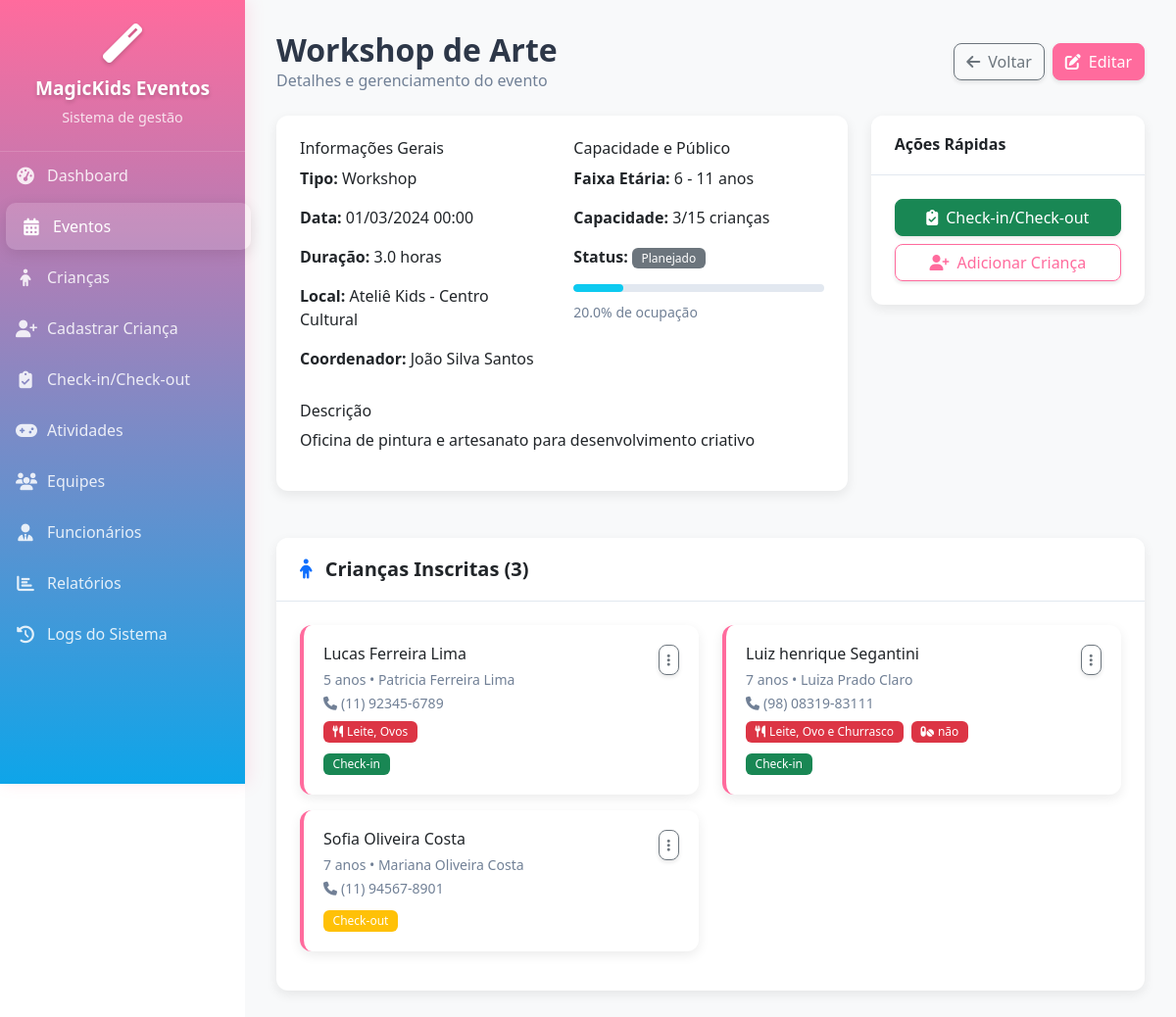
/models/eventos.php?id=3 (signed in), run on the app's committed database.
### tables this page shows
CREATE TABLE IF NOT EXISTS `eventos` (
  `id` int(11) NOT NULL AUTO_INCREMENT,
  `nome` varchar(255) NOT NULL,
  `tipo_evento` enum('Festa Infantil','Aniversário','Workshop','Acampamento','Gincana','Show Infantil','Outro') DEFAULT 'Festa Infantil',
  `faixa_etaria_min` int(3) DEFAULT 3,
  `faixa_etaria_max` int(3) DEFAULT 12,
  `capacidade_maxima` int(4) DEFAULT 50,
  `local_evento` text DEFAULT NULL,
  `duracao_horas` decimal(3,1) DEFAULT 4.0,
  `descricao` text DEFAULT NULL,
  `data_inicio` date DEFAULT NULL,
  `data_fim_evento` date DEFAULT NULL,
  `status` enum('planejado','em_andamento','concluido','cancelado') DEFAULT 'planejado',
  `coordenador_id` int(11) DEFAULT NULL,
  `data_criacao` timestamp NOT NULL DEFAULT current_timestamp(),
  `data_atualizacao` timestamp NOT NULL DEFAULT current_timestamp() ON UPDATE current_timestamp(),
  PRIMARY KEY (`id`),
  KEY `gerente_id` (`coordenador_id`),
  CONSTRAINT `eventos_ibfk_1` FOREIGN KEY (`coordenador_id`) REFERENCES `usuarios` (`id`)
);

CREATE TABLE IF NOT EXISTS `usuarios` (
  `id` int(11) NOT NULL AUTO_INCREMENT,
  `nome_completo` varchar(255) NOT NULL,
  `cpf` varchar(14) NOT NULL,
  `email` varchar(255) NOT NULL,
  `cargo` varchar(100) DEFAULT NULL,
  `login` varchar(50) NOT NULL,
  `senha` varchar(255) NOT NULL,
  `perfil` enum('administrador','coordenador','animador','monitor','auxiliar') NOT NULL,
  `data_criacao` timestamp NOT NULL DEFAULT current_timestamp(),
  `data_atualizacao` timestamp NOT NULL DEFAULT current_timestamp() ON UPDATE current_timestamp(),
  PRIMARY KEY (`id`),
  UNIQUE KEY `cpf` (`cpf`),
  UNIQUE KEY `email` (`email`),
  UNIQUE KEY `login` (`login`)
);

CREATE TABLE IF NOT EXISTS `evento_criancas` (
  `id` int(11) NOT NULL AUTO_INCREMENT,
  `evento_id` int(11) NOT NULL,
  `crianca_id` int(11) NOT NULL,
  `status_participacao` enum('Inscrito','Confirmado','Check-in','Check-out','Cancelado') DEFAULT 'Inscrito',
  `data_inscricao` timestamp NOT NULL DEFAULT current_timestamp(),
  `data_checkin` timestamp NULL DEFAULT NULL,
  `data_checkout` timestamp NULL DEFAULT NULL,
  `observacoes` text DEFAULT NULL,
  `usuario_checkin` int(11) DEFAULT NULL,
  `usuario_checkout` int(11) DEFAULT NULL,
  PRIMARY KEY (`id`),
  UNIQUE KEY `unique_evento_crianca` (`evento_id`,`crianca_id`),
  KEY `evento_id` (`evento_id`),
  KEY `crianca_id` (`crianca_id`),
  KEY `usuario_checkin` (`usuario_checkin`),
  KEY `usuario_checkout` (`usuario_checkout`),
  CONSTRAINT `evento_criancas_checkin_fk` FOREIGN KEY (`usuario_checkin`) REFERENCES `usuarios` (`id`),
  CONSTRAINT `evento_criancas_checkout_fk` FOREIGN KEY (`usuario_checkout`) REFERENCES `usuarios` (`id`),
  CONSTRAINT `evento_criancas_crianca_fk` FOREIGN KEY (`crianca_id`) REFERENCES `criancas_cadastro` (`id`) ON DELETE CASCADE,
  CONSTRAINT `evento_criancas_evento_fk` FOREIGN KEY (`evento_id`) REFERENCES `eventos` (`id`) ON DELETE CASCADE
);

CREATE TABLE IF NOT EXISTS `criancas_cadastro` (
  `id` int(11) NOT NULL AUTO_INCREMENT,
  `nome_completo` varchar(255) NOT NULL,
  `data_nascimento` date NOT NULL,
  `idade` int(3) NOT NULL,
  `sexo` enum('Masculino','Feminino') NOT NULL,
  `alergia_alimentos` text DEFAULT NULL,
  `alergia_medicamentos` text DEFAULT NULL,
  `restricoes_alimentares` text DEFAULT NULL,
  `observacoes_saude` text DEFAULT NULL,
  `nome_responsavel` varchar(255) NOT NULL,
  `grau_parentesco` varchar(50) NOT NULL,
  `telefone_principal` varchar(20) NOT NULL,
  `telefone_alternativo` varchar(20) DEFAULT NULL,
  `endereco_completo` text NOT NULL,
  `documento_rg_cpf` varchar(20) NOT NULL,
  `email_responsavel` varchar(255) DEFAULT NULL,
  `nome_emergencia` varchar(255) NOT NULL,
  `telefone_emergencia` varchar(20) NOT NULL,
  `grau_parentesco_emergencia` varchar(50) NOT NULL,
  `autorizacao_retirada` enum('Sim','Não') NOT NULL DEFAULT 'Não',
  `data_cadastro` timestamp NOT NULL DEFAULT current_timestamp(),
  `data_atualizacao` timestamp NOT NULL DEFAULT current_timestamp() ON UPDATE current_timestamp(),
  `ativo` tinyint(1) DEFAULT 1,
  PRIMARY KEY (`id`),
  KEY `idx_nome` (`nome_completo`),
  KEY `idx_idade` (`idade`),
  KEY `idx_data_nascimento` (`data_nascimento`)
);

### models/eventos.php (the view, shortened to what the rows shown need)
<?php
require_once '../includes/auth.php';
require_once '../controllers/EventosController.php';
$eventosController = new EventosController();
$evento_detalhes = null;
$criancas_evento = [];
if (isset($_GET['id'])) {
    $evento_detalhes = $eventosController->getById($_GET['id']);
    if ($evento_detalhes) {
        $criancas_evento = $eventosController->getEventoCriancas($_GET['id']);
    }
}
?>
<!DOCTYPE html>
<html lang="pt-BR">
<head>
    <link href="https://cdnjs.cloudflare.com/ajax/libs/bootstrap/5.3.2/css/bootstrap.min.css" rel="stylesheet">
    <link href="https://cdnjs.cloudflare.com/ajax/libs/font-awesome/6.4.0/css/all.min.css" rel="stylesheet">
    <link rel="stylesheet" href="../assets/css/eventos.css">
</head>
<body>
    <main class="main-content">
        <?php if ($evento_detalhes): ?>
        <div class="d-flex justify-content-between align-items-center mb-4">
            <div>
                <h2 class="mb-0"><?php echo htmlspecialchars($evento_detalhes['nome']); ?></h2>
                <p class="text-muted mb-0">Detalhes e gerenciamento do evento</p>
            </div>
            <div class="d-flex gap-2">
                <a href="eventos.php" class="btn btn-outline-secondary">
                    <i class="fas fa-arrow-left me-2"></i>Voltar
                </a>
                <?php if (hasPermission('coordenador') || hasPermission('administrador')): ?>
                <button class="btn btn-primary" onclick="editEventoDetalhes()">
                    <i class="fas fa-edit me-2"></i>Editar
                </button>
                <?php endif; ?>
            </div>
        </div>
        <div class="row mb-4">
            <div class="col-lg-8">
                <div class="card">
                    <div class="card-body">
                        <div class="row">
                            <div class="col-md-6">
                                <h6>Informações Gerais</h6>
                                <p><strong>Tipo:</strong> <?php echo htmlspecialchars($evento_detalhes['tipo_evento']); ?></p>
                                <p><strong>Data:</strong> <?php echo date('d/m/Y H:i', strtotime($evento_detalhes['data_inicio'])); ?></p>
                                <p><strong>Duração:</strong> <?php echo $evento_detalhes['duracao_horas']; ?> horas</p>
                                <p><strong>Local:</strong> <?php echo htmlspecialchars($evento_detalhes['local_evento']); ?></p>
                                <p><strong>Coordenador:</strong> <?php echo htmlspecialchars($evento_detalhes['coordenador_nome']); ?></p>
                            </div>
                            <div class="col-md-6">
                                <h6>Capacidade e Público</h6>
                                <p><strong>Faixa Etária:</strong> <?php echo $evento_detalhes['faixa_etaria_min']; ?> - <?php echo $evento_detalhes['faixa_etaria_max']; ?> anos</p>
                                <p><strong>Capacidade:</strong> <?php echo count($criancas_evento); ?>/<?php echo $evento_detalhes['capacidade_maxima']; ?> crianças</p>
                                <p><strong>Status:</strong>
                                    <span class="badge bg-<?php
                                        echo $evento_detalhes['status'] === 'planejado' ? 'secondary' :
                                            ($evento_detalhes['status'] === 'em_andamento' ? 'primary' :
                                            ($evento_detalhes['status'] === 'concluido' ? 'success' : 'danger'));
                                    ?>">
                                        <?php echo ucfirst(str_replace('_', ' ', $evento_detalhes['status'])); ?>
                                    </span>
                                </p>
                                <div class="progress mb-2">
                                    <?php
                                    $ocupacao = $evento_detalhes['capacidade_maxima'] > 0
                                        ? (count($criancas_evento) / $evento_detalhes['capacidade_maxima']) * 100
                                        : 0;
                                    ?>
                                    <div class="progress-bar bg-info" style="width: <?php echo $ocupacao; ?>%"></div>
                                </div>
                                <small class="text-muted"><?php echo number_format($ocupacao, 1); ?>% de ocupação</small>
                            </div>
                        </div>
                        <?php if ($evento_detalhes['descricao']): ?>
                        <div class="mt-3">
                            <h6>Descrição</h6>
                            <p><?php echo nl2br(htmlspecialchars($evento_detalhes['descricao'])); ?></p>
                        </div>
                        <?php endif; ?>
                    </div>
                </div>
            </div>
            <div class="col-lg-4">
                <div class="card">
                    <div class="card-header bg-white">
                        <h6 class="mb-0">Ações Rápidas</h6>
                    </div>
                    <div class="card-body">
                        <div class="d-grid gap-2">
                            <a href="checkin.php?evento=<?php echo $evento_detalhes['id']; ?>" class="btn btn-success">
                                <i class="fas fa-clipboard-check me-2"></i>Check-in/Check-out
                            </a>
                            <?php if (hasPermission('coordenador') || hasPermission('administrador')): ?>
                            <button class="btn btn-outline-primary" data-bs-toggle="modal" data-bs-target="#addCriancaModal">
                                <i class="fas fa-user-plus me-2"></i>Adicionar Criança
                            </button>
                            <?php endif; ?>
                        </div>
                    </div>
                </div>
            </div>
        </div>
        <div class="card">
            <div class="card-header bg-white">
                <h5 class="card-title mb-0">
                    <i class="fas fa-child me-2 text-primary"></i>
                    Crianças Inscritas (<?php echo count($criancas_evento); ?>)
                </h5>
            </div>
            <div class="card-body">
                <?php if (empty($criancas_evento)): ?>
                    <div class="text-center py-4">
                        <i class="fas fa-users fa-3x text-muted mb-3"></i>
                        <h6 class="text-muted">Nenhuma criança inscrita</h6>
                        <p class="text-muted">Adicione crianças a este evento</p>
                        <?php if (hasPermission('coordenador') || hasPermission('administrador')): ?>
                        <button class="btn btn-primary" data-bs-toggle="modal" data-bs-target="#addCriancaModal">
                            <i class="fas fa-plus me-2"></i>Adicionar Primeira Criança
                        </button>
                        <?php endif; ?>
                    </div>
                <?php else: ?>
                    <div class="row">
                        <?php foreach ($criancas_evento as $crianca): ?>
                        <div class="col-lg-6 mb-3">
                            <div class="crianca-item d-flex justify-content-between align-items-start">
                                <div class="flex-grow-1">
                                    <h6 class="mb-1"><?php echo htmlspecialchars($crianca['nome_completo']); ?></h6>
                                    <small class="text-muted">
                                        <?php echo $crianca['idade']; ?> anos • <?php echo htmlspecialchars($crianca['nome_responsavel']); ?>
                                    </small><br>
                                    <small class="text-muted">
                                        <i class="fas fa-phone me-1"></i><?php echo htmlspecialchars($crianca['telefone_principal']); ?>
                                    </small>
                                    <?php if (!empty($crianca['alergia_alimentos']) || !empty($crianca['alergia_medicamentos'])): ?>
                                    <div class="mt-1">
                                        <?php if (!empty($crianca['alergia_alimentos'])): ?>
                                        <small class="badge bg-danger me-1">
                                            <i class="fas fa-utensils me-1"></i><?php echo htmlspecialchars($crianca['alergia_alimentos']); ?>
                                        </small>
                                        <?php endif; ?>
                                        <?php if (!empty($crianca['alergia_medicamentos'])): ?>
                                        <small class="badge bg-danger">
                                            <i class="fas fa-pills me-1"></i><?php echo htmlspecialchars($crianca['alergia_medicamentos']); ?>
                                        </small>
                                        <?php endif; ?>
                                    </div>
                                    <?php endif; ?>
                                    <div class="mt-2">
                                        <span class="badge bg-<?php
                                            echo $crianca['status_participacao'] === 'Check-in' ? 'success' :
                                                ($crianca['status_participacao'] === 'Check-out' ? 'warning' : 'info');
                                        ?>">
                                            <?php echo $crianca['status_participacao']; ?>
                                        </span>
                                    </div>
                                </div>
                                <?php if (hasPermission('coordenador') || hasPermission('administrador')): ?>
                                <button class="btn btn-sm btn-outline-secondary"
                                        onclick="showCriancaActions(<?php echo $evento_detalhes['id']; ?>, <?php echo $crianca['crianca_id']; ?>, '<?php echo htmlspecialchars($crianca['nome_completo']); ?>')">
                                    <i class="fas fa-ellipsis-v"></i>
                                </button>
                                <?php endif; ?>
                            </div>
                        </div>
                        <?php endforeach; ?>
                    </div>
                <?php endif; ?>
            </div>
        </div>
        <?php endif; ?>
    </main>
</body>
</html>

### data on the page
eventos: nome "Workshop de Arte", tipo_evento "Workshop", data_inicio "01/03/2024 00:00", duracao_horas "3.0", local_evento "Ateliê Kids - Centro Cultural", coordenador.nome_completo "João Silva Santos", faixa_etaria_min "6", faixa_etaria_max "11", capacidade_maxima "15", status "Planejado", capacidade_maxima "20.0", descricao "Oficina de pintura e artesanato para desenvolvimento criativo"
evento_criancas: crianca.nome_completo "Lucas Ferreira Lima", crianca.idade "5", crianca.nome_responsavel "Patricia Ferreira Lima", crianca.telefone_principal "(11) 92345-6789", crianca.alergia_alimentos "Leite, Ovos", status_participacao "Check-in"
evento_criancas: crianca.nome_completo "Luiz henrique Segantini", crianca.idade "7", crianca.nome_responsavel "Luiza Prado Claro", crianca.telefone_principal "(98) 08319-83111", crianca.alergia_alimentos "Leite, Ovo e Churrasco", crianca.alergia_medicamentos "não", status_participacao "Check-in"
evento_criancas: crianca.nome_completo "Sofia Oliveira Costa", crianca.idade "7", crianca.nome_responsavel "Mariana Oliveira Costa", crianca.telefone_principal "(11) 94567-8901", status_participacao "Check-out"

### other printed values
count($criancas_evento) "3"
